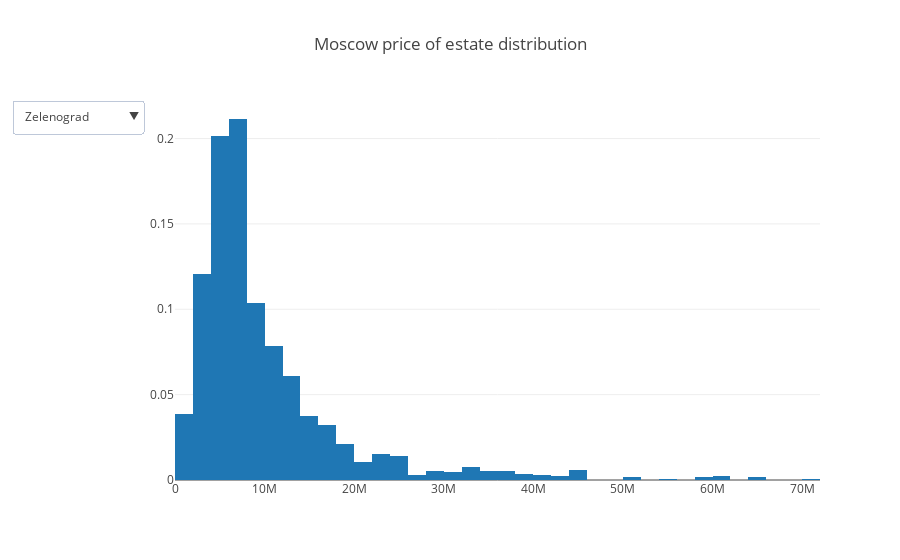

The code cell stored with this chart in its notebook:
### Code cell
traces = []

for okrug in ['Zelenograd', 'Novomoskovsky', 'Troitsky', 'Northern', 'Southwest', 'Northeast', 'Central',
              'Southern', 'Eastern', 'Western', 'Northwest', 'Southeast']:
    traces.append(go.Histogram(x=df_with_house_features[df_with_house_features.okrug == okrug].price_doc,
                     histnorm='probability', name = okrug, visible = (okrug == 'Central')))
layout = go.Layout(
    title='Moscow price of estate distribution',
    updatemenus=list([
        dict(
            x=-0.05,
            y=1,
            yanchor='top',
            buttons=list([
                dict(
                    args=['visible', [True] + [False]*11],
                    label='Zelenograd',
                    method='restyle'
                ),
                dict(
                    args=['visible', [False] + [True] + [False]*10],
                    label='Novomoskovsky',
                    method='restyle'
                ),
                dict(
                    args=['visible', [False]*2 + [True] + [False]*9],
                    label='Troitsky',
                    method='restyle'
                ),
                dict(
                    args=['visible', [False]*3 + [True] + [False]*8],
                    label='Northern',
                    method='restyle'
                ),
                dict(
                    args=['visible', [False]*4 + [True] + [False]*7],
                    label='Southwest',
                    method='restyle'
                ),
                dict(
                    args=['visible', [False]*5 + [True] + [False]*6],
                    label='Northeast',
                    method='restyle'
                ),
                dict(
                    args=['visible', [False]*6 + [True] + [False]*5],
                    label='Central',
                    method='restyle'
                ),
                dict(
                    args=['visible', [False]*7 + [True] + [False]*4],
                    label='Southern',
                    method='restyle'
                ),
                dict(
                    args=['visible', [False]*8 + [True] + [False]*3],
                    label='Eastern',
                    method='restyle'
                ),
                dict(
                    args=['visible', [False]*9 + [True] + [False]*2],
                    label='Western',
                    method='restyle'
                ),
                dict(
                    args=['visible', [False]*10 + [True] + [False]*1],
                    label='Northwest',
                    method='restyle'
                ),
                dict(
                    args=['visible', [False]*11 + [True]],
                    label='Southeast',
                    method='restyle'
                )
            ]),
        )
    ]),
)

fig = {'data': traces, 'layout': layout}
iplot(fig, show_link=False)

### Figure 1 — Plotly figure (JSON) as saved in the notebook; plotly's stock layout.template omitted (floating-point values rounded to 4 significant figures; data arrays with more than 128 entries replaced by an {"elided": "..."} marker saying what was removed)
{"data": [{"histnorm": "probability", "name": "Zelenograd", "type": "histogram", "visible": false, "x": {"elided": "859 int values"}}, {"histnorm": "probability", "name": "Novomoskovsky", "type": "histogram", "visible": false, "x": {"elided": "5095 int values"}}, {"histnorm": "probability", "name": "Troitsky", "type": "histogram", "visible": false, "x": {"elided": "416 int values"}}, {"histnorm": "probability", "name": "Northern", "type": "histogram", "visible": false, "x": {"elided": "2237 int values"}}, {"histnorm": "probability", "name": "Southwest", "type": "histogram", "visible": false, "x": {"elided": "2403 int values"}}, {"histnorm": "probability", "name": "Northeast", "type": "histogram", "visible": false, "x": {"elided": "2199 int values"}}, {"histnorm": "probability", "name": "Central", "type": "histogram", "visible": true, "x": {"elided": "1329 int values"}}, {"histnorm": "probability", "name": "Southern", "type": "histogram", "visible": false, "x": {"elided": "3080 int values"}}, {"histnorm": "probability", "name": "Eastern", "type": "histogram", "visible": false, "x": {"elided": "2871 int values"}}, {"histnorm": "probability", "name": "Western", "type": "histogram", "visible": false, "x": {"elided": "2034 int values"}}, {"histnorm": "probability", "name": "Northwest", "type": "histogram", "visible": false, "x": {"elided": "1998 int values"}}, {"histnorm": "probability", "name": "Southeast", "type": "histogram", "visible": false, "x": {"elided": "3676 int values"}}], "layout": {"title": "Moscow price of estate distribution", "updatemenus": [{"buttons": [{"args": ["visible", [true, false, false, false, false, false, false, false, false, false, false, false]], "label": "Zelenograd", "method": "restyle"}, {"args": ["visible", [false, true, false, false, false, false, false, false, false, false, false, false]], "label": "Novomoskovsky", "method": "restyle"}, {"args": ["visible", [false, false, true, false, false, false, false, false, false, false, false, false]], "label": "Troitsky", "method": "restyle"}, {"args": ["visible", [false, false, false, true, false, false, false, false, false, false, false, false]], "label": "Northern", "method": "restyle"}, {"args": ["visible", [false, false, false, false, true, false, false, false, false, false, false, false]], "label": "Southwest", "method": "restyle"}, {"args": ["visible", [false, false, false, false, false, true, false, false, false, false, false, false]], "label": "Northeast", "method": "restyle"}, {"args": ["visible", [false, false, false, false, false, false, true, false, false, false, false, false]], "label": "Central", "method": "restyle"}, {"args": ["visible", [false, false, false, false, false, false, false, true, false, false, false, false]], "label": "Southern", "method": "restyle"}, {"args": ["visible", [false, false, false, false, false, false, false, false, true, false, false, false]], "label": "Eastern", "method": "restyle"}, {"args": ["visible", [false, false, false, false, false, false, false, false, false, true, false, false]], "label": "Western", "method": "restyle"}, {"args": ["visible", [false, false, false, false, false, false, false, false, false, false, true, false]], "label": "Northwest", "method": "restyle"}, {"args": ["visible", [false, false, false, false, false, false, false, false, false, false, false, true]], "label": "Southeast", "method": "restyle"}], "x": -0.05, "y": 1, "yanchor": "top"}]}}
